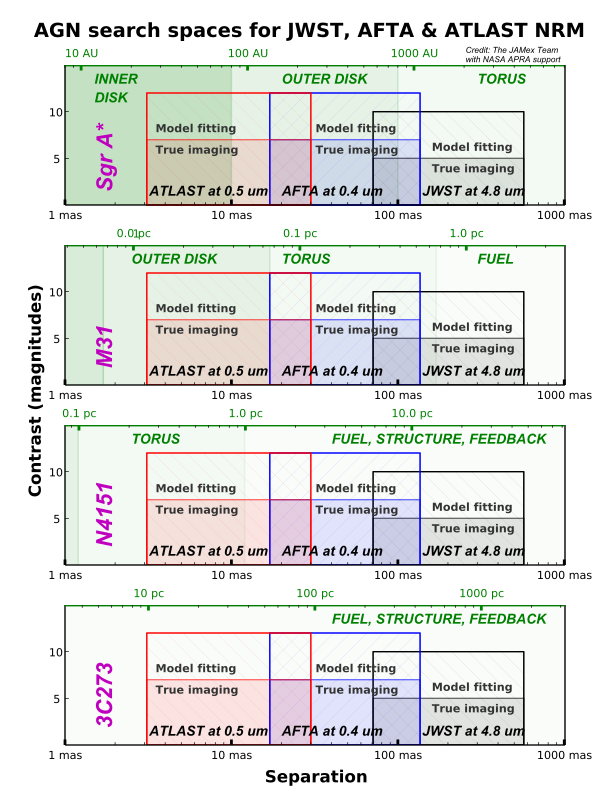

The script that saved this image:
import pdb
import numpy as np
import matplotlib.pyplot as plt
from pylab import *
from matplotlib.ticker import ScalarFormatter, FormatStrFormatter
import sys

class FigArray:
	"""
	Places several images in a user-specified array defined by the
	1-D 'gap' arrays (input) and frame widths and heights of atomic
	images (input).

	Creates the 0-1 lists required by the pylab "axis" call, and
	also in the self.axis() method, and the 0-1 x y coordinates of
	the 'gap boxes' in cease the user wishes to write various bits
	of text in the gaps (such as along the bottom row and left edge
	of the image array, or in gaps inbetween columns and rows of
	the atomic images.

	I do not use 'shape-ly' parameeterrs because it always confuses me
	since I never remember if shape[0] is along the abscissa or 
	ordinate etc...  so I use W or w for width and H or h for height
	as a mnemonic.

	On the "start at 0 or 1" question: since pylab subplots are labelled from
	1 upwards this object stars counting image rows and colums at 1.  To write
	in the first box at the bottom of the first row ask for the coordinates 
	of the box (w=1, h=1).  To write in a box to  the left of the first image of
	the first row, you will need to know the specifications of box(w=0, h=1).
	We use the saame (x,y of lower left corner, width,height of box)
	convention that the pylab 'axis()' call uses to characterize the box.
	Asking for an out-of-bounds box results in a None returned... don't
	know if this is wise.

	frame[WH] - width/height of individual image in physical units
	            (nanoinches, parsecs, furlongs etc)
	gap[wh] - interimage gap width/height numerix arrays in the same
	          length units as 'frame'.
	
	Anand Sivaramakrishnan (anand@stsci.edu) 2005
	"""

	def __init__(self, frameW, frameH, gapw, gaph):

		self.frameW = frameW
		self.frameH = frameH
		self.gapw = gapw.copy()
		self.gaph = gaph.copy()

		self.nW = len(gapw) - 1
		self.nH = len(gaph) - 1

		self.W =  self.gapw.sum() +  self.nW * self.frameW
		self.H =  self.gaph.sum() +  self.nH * self.frameH

	def dimensions(self):

		return (self.W, self.H)


	def axes(self, iw, ih):
		# iw is the count along a row, ie width-wards
		# ih is the count up a column, ie height-wards

		if (iw == 0) or (ih == 0):
			print "FigArray: WARNING!  pylab does not like zero for row or col"

		LLcornerX = (self.gapw[:iw].sum() + (iw - 1)*self.frameW)/self.W
		LLcornerY = (self.gaph[:ih].sum() + (ih - 1)*self.frameH)/self.H
		Wlength = self.frameW / self.W
		Hlength = self.frameH / self.H

		return [LLcornerX, LLcornerY, Wlength, Hlength]
	
	def display(self):
		print "  width is %.1f   height is %.1f "  %  (self.W, self.H)
		print "  %d images across by %d images high"  %  (self.nW, self.nH)
		print "  %.2f across by %.2f high atomic image"  %  (self.frameW, self.frameH)

		print " gap sum w %.2f  gap sum h %.2f" % (self.gapw.sum(),self.gaph.sum())
		
		for ii in range(self.nW):
			i = ii + 1
			print ""
			for jj in range(self.nH):
				j = jj + 1
				a = self.axes(i,j)
				print " %2d,%2d   %5.3f %5.3f  %5.3f %5.3f"  % \
				            (i,j, a[0], a[1], a[2], a[3]), 
				print "     %5.1f %5.1f  %5.1f %5.1f"  % \
				            (a[0]*self.W, a[1]*self.H, a[2]*self.W, a[3]*self.H)
			print ""
	
if __name__ == '__main__':


	frameW = 1.0
	frameH = 1.0
	gapw = array((1.0,  0.0,  0.0,  0.0,  0.0,  1.0))
	gaph = array((1.0,  0.0,  0.0,  0.0,  0.0,  1.0))

	f = FigArray(frameW, frameH, gapw, gaph)

	(W, H) = f.dimensions()
	
	for ii in range(f.nW):
		i = ii + 1
		for jj in range(f.nH):
			j = jj + 1
			a = f.axes(i,j)
			# call axis(a) here
	f.display()

  	output = """
	"""

def plot_afta(cmin, col):
	plt.text(20, 1,'AFTA at 0.4 um', size=10, weight='bold',  color='k', style='italic')
	plt.text(32,5.5,'True imaging',  size=8, weight='bold', color='0.2')
	plt.text(32,7.8,'Model fitting', size=8, weight='bold', color='0.2')
	vertices = ([[17,cmin],[136,cmin],[136,7.0],[17,7.0]],
	            [[17,cmin],[136,cmin],[136,12.0],[17,12.0]])
	a.add_patch( Polygon(vertices[0], closed=True, fill=True, color=col[0], alpha=col[2] ))
	a.add_patch( Polygon(vertices[1], closed=True, fill=False, color=col[0], alpha=col[1], hatch='//' ))
	a.add_patch( Polygon(vertices[0], closed=True, fill=False, edgecolor=col[0], alpha=0.5 ))
	a.add_patch( Polygon(vertices[1], closed=True, fill=False, edgecolor=col[0] ))

def plot_jwst(cmin, col):
	plt.text(140,1.0,'JWST at 4.8 um', size=10, weight='bold',  color='k', style='italic')
	plt.text(160,3.5,'True imaging',  size=8, weight='bold', color='0.2')
	plt.text(160,5.8,'Model fitting', size=8, weight='bold', color='0.2')
	vertices = ([[71,cmin],[571,cmin],[571,5.0], [71,5.0]],
	            [[71,cmin],[571,cmin],[571,10.0],[71,10.0]])
	a.add_patch( Polygon(vertices[0], closed=True, fill=True, color=col[0], alpha=col[2] ))
	a.add_patch( Polygon(vertices[1], closed=True, fill=False, color=col[0], alpha=col[1], hatch='\\\\' ))
	a.add_patch( Polygon(vertices[0], closed=True, fill=False, edgecolor=col[0], alpha=0.5 ))
	a.add_patch( Polygon(vertices[1], closed=True, fill=False, edgecolor=col[0] ))
	return None

def plot_atlast(cmin, col):
	plt.text(3.2,1.0,'ATLAST at 0.5 um', size=10, weight='bold',  color='k',style='italic')
	plt.text(3.5,5.5,'True imaging',  size=8, weight='bold', color='0.2')
	plt.text(3.5,7.8,'Model fitting', size=8, weight='bold', color='0.2')
	vertices = ([[3.1,cmin],[30,cmin],[30,7.0], [3.1,7.0]],
	            [[3.1,cmin],[30,cmin],[30,12.0],[3.1,12.0]])

        #.add_patch( Polygon(vertices[0], closed=True, fill=False, color=col[0], alpha=col[1], hatch='/' ))
	a.add_patch( Polygon(vertices[0], closed=True, fill=True, color=col[0], alpha=col[2] ))
        a.add_patch( Polygon(vertices[1], closed=True, fill=False, color=col[0], alpha=col[1], hatch='\\\\' ))
        a.add_patch( Polygon(vertices[0], closed=True, fill=False, edgecolor=col[0], alpha=0.5 ))
        a.add_patch( Polygon(vertices[1], closed=True, fill=False, edgecolor=col[0] ))
	return None

def condition_plotaxes(ax):
	ax.set_xscale("log")
	ax.yaxis.set_major_locator( MultipleLocator(5) )
	ax.xaxis.set_tick_params(width=2)
	ax.yaxis.set_tick_params(width=2)

	xmajorFormatter = FormatStrFormatter('%.0f mas')
	ax.spines['top'].set_visible(False)
	ax.xaxis.set_major_formatter( xmajorFormatter )
	ax.tick_params(axis='both', which='major', labelsize=8)


def physicaldistance_axis(a2, xspan, yspan, s, fmtprec = None):
	""" span = sep_au tuple or sep_pc tuple.  
	    s is 'au' or 'pc'"""
	#pdb.set_trace()
	colr = 'g'
	plt.xlim(xspan)
	a2.yaxis.set_major_locator(NullLocator())
	a2.set_xscale("log")
	a2.xaxis.set_tick_params(width=2)
	if fmtprec is not None:
		fmtstr = "%.001f " + s
	else:
		fmtstr = "%.0f " + s
	xmajorFormatter = FormatStrFormatter(fmtstr)
	a2.spines['top'].set_color(colr)
	a2.xaxis.label.set_color(colr)
	a2.tick_params(axis='x', colors=colr)
	a2.xaxis.set_major_formatter( xmajorFormatter )
	a2.axhline(y=yspan[1], c=colr, lw=2)
	a2.tick_params(axis='both', which='major', labelsize=8)


def mas2pc(mas, Dphysical):
	""" at a distance Dphysical so many mas is this many of the sme unit """
	angle_in_rad = (mas / 1000.0) / 206264.8
	return Dphysical * angle_in_rad


def bugfix_twiny_nukes_old_y_labels_and_ticks(xlim=None,  ylim=None):
	""" Hardwire a few ticks on the y axis...
	"""
	dx = 0.05
	plt.plot((xlim[0],xlim[0]+dx), (5,5),   lw=0.5, ls="-", c='k', marker=None)
	plt.plot((xlim[0],xlim[0]+dx), (10,10), lw=0.5, ls="-", c='k', marker=None)
	plt.text(0.85, 4.5,   "5", color='k', fontsize=8)
	plt.text(0.8, 9.5, "10", color='k',fontsize=8)



if __name__ == "__main__":


	frameW = 5.0
	frameH = 1.4
	gaph = np.array( (0.55, 0.4, 0.4, 0.4, 0.65) )
	gapw = np.array( (0.65, 0.35) )
	fig = FigArray(frameW, frameH, gapw, gaph)
	(W, H) = fig.dimensions()
	nW, nH = fig.nW, fig.nH

	print "figure width = ", W, "  height = ", H

	resolution, contrast = ((1,1010), (0, 15))
	rmin, rmax = resolution
	targetcolor = 'm'
	targetfactor = 0.65 # divide or mult a limit to offset by same amounts in log scale
	targetfontsize = 16
	targetheight = 7

	physicalobject = 'g'
	# next 4 lines are old style - delete later
	indsk = (physicalobject,0.15)
	oudsk = (physicalobject,0.1)
	torus = (physicalobject,0.05)
	fuel = (physicalobject,0.025)
	af = ('blue',0.3,0.1)
	jw = ('red',0.3,0.1)
        at = ('black',0.3,0.1)
	plot = plt.figure(1, figsize=(W, H))

	row = 3 ######### SAG A*
	target = 'Sgr A*'
	D = 8000.0 # pc
	sep_au = (206264.8*mas2pc(rmin, D), 206264.8*mas2pc(rmax, D))
	a = plt.axes(fig.axes(1,row+1))
	plt.setp(a, xlim=resolution,  ylim=contrast)
	plt.text(0.65, 18, 'AGN search spaces for JWST, AFTA & ATLAST NRM', size=14.0,
	         weight='bold')
	plt.text(255, 16.3, 'Credit: The JAMex Team', size=6.0, style='italic')
	plt.text(255, 15.3, 'with NASA APRA support', size=6.0, style='italic')

	plt.text(resolution[0]/targetfactor, targetheight, target, size=targetfontsize,
	         style='italic', weight='bold', color=targetcolor, rotation=90)
	plt.text(resolution[0]*0.6, -10, 'Contrast (magnitudes)', size=12.0,
	         rotation=90, weight='bold')

	plt.text(300,contrast[1]-2,'TORUS', size=10, 
	         color=physicalobject, style='italic', weight='bold')
	plt.text(20,contrast[1]-2,'OUTER DISK', size=10, 
	         color=physicalobject, style='italic', weight='bold')
	plt.text(1.5,contrast[1]-2,'INNER', size=10, color=physicalobject, style='italic', weight='bold')
	plt.text(1.5,contrast[1]-4,'DISK', size=10, color=physicalobject, style='italic', weight='bold')
	a.axvspan(100,rmax, fill=True, color=torus[0], alpha=torus[1])
	a.axvspan(rmin,100, fill=True, color=oudsk[0], alpha=oudsk[1])
	a.axvspan(rmin,10, fill=True, color=indsk[0], alpha=indsk[1])
	plot_jwst(contrast[0], jw)
	plot_afta(contrast[0], af)
	plot_atlast(contrast[0],at)
	condition_plotaxes(a)
	bugfix_twiny_nukes_old_y_labels_and_ticks(xlim=resolution,  ylim=contrast)
	atwin = a.twiny()
	physicaldistance_axis(atwin, sep_au, contrast, 'AU')



	row = 2  ##########  M31
	target = "M31"
	D = 0.8e6 #pc
	a = plt.axes(fig.axes(1,row+1))
	plt.setp(a, xlim=resolution,  ylim=contrast)

	plt.text(resolution[0]/targetfactor, targetheight-2.5, target, size=targetfontsize,
	         style='italic', weight='bold', color=targetcolor, rotation=90)
	plt.text(20,contrast[1]-2,'TORUS', size=10, color=physicalobject, style='italic', weight='bold')
	plt.text(300,contrast[1]-2,'FUEL', size=10, 
	         color=physicalobject, style='italic', weight='bold')
	plt.text(2.5,contrast[1]-2,'OUTER DISK', size=10, 
	         color=physicalobject, style='italic', weight='bold')
	a.axvspan(170,rmax, fill=True, color=fuel[0], alpha=fuel[1])
	a.axvspan(17,170, fill=True, color=torus[0], alpha=torus[1])
	a.axvspan(1.7,17, fill=True, color=oudsk[0], alpha=oudsk[1])
	a.axvspan(rmin,1.7, fill=True, color=indsk[0], alpha=indsk[1])
	plot_jwst(contrast[0], jw)
	plot_afta(contrast[0], af)
	plot_atlast(contrast[0],at)
	condition_plotaxes(a)
	bugfix_twiny_nukes_old_y_labels_and_ticks(xlim=resolution,  ylim=contrast)
	atwin = a.twiny()
	sep_pc = (mas2pc(rmin, D), mas2pc(rmax, D))
	physicaldistance_axis(atwin, sep_pc, contrast, 'pc', fmtprec=777)
#	physicaldistance_axis(atwin, sep_pc, contrast, 'pc', fmtprec=None)


	row = 1  ##########  N4151
	target = "N4151"
	D = 17.0e6 # Mpc
	a = plt.axes(fig.axes(1,row+1))
	plt.setp(a, xlim=resolution,  ylim=contrast)

	plt.text(resolution[0]/targetfactor, targetheight, target, size=targetfontsize,
	         style='italic', weight='bold', color=targetcolor, rotation=90)
	plt.text(40,contrast[1]-2,'FUEL, STRUCTURE, FEEDBACK', size=10, color=physicalobject, style='italic', weight='bold')
	plt.text(2.5,contrast[1]-2,'TORUS', size=10, 
	         color=physicalobject, style='italic', weight='bold')
	a.axvspan(12,rmax, fill=True, color=fuel[0], alpha=fuel[1])
	a.axvspan(1.2,12, fill=True, color=torus[0], alpha=torus[1])
	a.axvspan(rmin,1.2, fill=True, color=oudsk[0], alpha=oudsk[1])

	plot_jwst(contrast[0], jw)
	plot_afta(contrast[0], af)
	plot_atlast(contrast[0],at)
	condition_plotaxes(a)
	bugfix_twiny_nukes_old_y_labels_and_ticks(xlim=resolution,  ylim=contrast)
	sep_pc = (mas2pc(rmin, D), mas2pc(rmax, D))
	atwin = a.twiny()
	# BUGDEMO - call this routine for the next row...  the original a.yaxis labels get wiped out!!!!
	physicaldistance_axis(atwin, sep_pc, contrast, 'pc',fmtprec=777)


	row = 0  ##########  3C273
	target = "3C273"
	D = 650.0e6 #pc
	a = plt.axes(fig.axes(1,row+1))
	plt.setp(a, xlim=resolution,  ylim=contrast)

	plt.text(resolution[0]/targetfactor, targetheight, target, size=targetfontsize,
	         style='italic', weight='bold', color=targetcolor, rotation=90)
	plt.text(40,contrast[1]-2,'FUEL, STRUCTURE, FEEDBACK', size=10, color=physicalobject, style='italic', weight='bold')

	a.axvspan(rmin,rmax, fill=True, color=fuel[0], alpha=fuel[1])

	plot_jwst(contrast[0], jw)
	plot_afta(contrast[0], af)
	plot_atlast(contrast[0],at)
	condition_plotaxes(a)
	bugfix_twiny_nukes_old_y_labels_and_ticks(xlim=resolution,  ylim=contrast)
	sep_pc = (mas2pc(rmin, D), mas2pc(rmax, D))
	atwin = a.twiny()
	physicaldistance_axis(atwin, sep_pc, contrast, 'pc')

	plt.text(50, -4.0, 'Separation', size=12.0, weight='bold')
plt.savefig("/Users/barrymckernan/Documents/Documents/Documents/papers/nrm/agn_paper/test_agn_fig.pdf", dpi=150)
plt.show()
